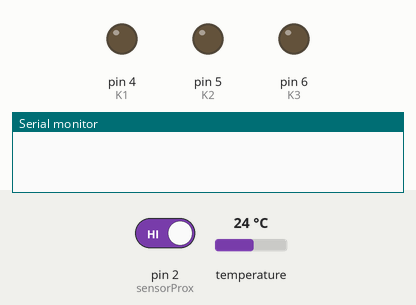
The sketch below on a simulated Arduino Uno, built with avr-gcc and run on an emulated ATmega328P. Shown: output pins drawn as LEDs (lit = HIGH), the last lines printed to the serial monitor. The test bench sets the inputs (shaded band); at power-on: pin 2 (sensorProx) HIGH, temperature 24 °C.

Above: at 0.1 s.
At 18.0 s:
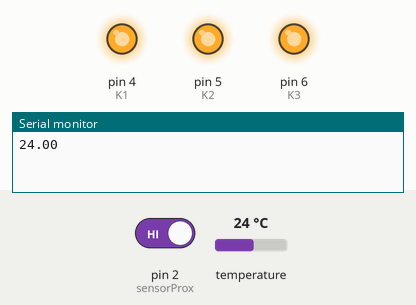
18.1 s: pin 2 (sensorProx) driven LOW
Timing chart, 0 to 21.1 s (numbered marks = the images above; inputs shaded):
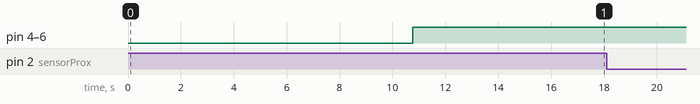

The sketch:

Arduino-temp.ino
```cpp
#include <OneWire.h>
#include <DallasTemperature.h>

#define K1 4
#define K2 5
#define K3 6
#define sensorProx 2
#define ONE_WIRE_BUS 10

OneWire oneWire(ONE_WIRE_BUS);
DallasTemperature sensors(&oneWire);
DeviceAddress sensor1;
float temp=0;
float kp=50, ki=0.1, kd=1;
float p=0, i=0, d=0, pid=0;
float  erro=0, t=0, setpoint=50;

void setup()
{
    Serial.begin(9600);
    sensors.begin();
    sensors.getAddress(sensor1, 0);
    pinMode(K1, OUTPUT);
    pinMode(K2, OUTPUT);
    pinMode(K3, OUTPUT);
    pinMode(sensorProx, INPUT_PULLUP);
    digitalWrite(K1, LOW);
    digitalWrite(K2, LOW);
    digitalWrite(K3, LOW);
    attachInterrupt(digitalPinToInterrupt(sensorProx), flag, FALLING);
}

void loop()
{
    if(millis()%10000==0)
    {
      sensors.requestTemperatures();
      temp = sensors.getTempC(sensor1);
      Serial.println(temp);
      erro=setpoint-temp;
      float delta = ((millis()-t))/1000;
      t = millis();
      p = kp*erro;
      i = ki*erro*delta;
      d = (kd*erro)/delta;
      pid = p + i + d;
      if(pid<0)
      {
        digitalWrite(K1, LOW);
        digitalWrite(K2, LOW);
        digitalWrite(K3, LOW);
      }
      else if((pid>0)&&(pid<10))
      {
        digitalWrite(K1, HIGH);
        digitalWrite(K2, LOW);
        digitalWrite(K3, LOW);
      }
      else if((pid>10)&&(pid<50))
      {
        digitalWrite(K1, HIGH);
        digitalWrite(K2, HIGH);
        digitalWrite(K3, LOW);
      }
      else
      {
        digitalWrite(K1, HIGH);
        digitalWrite(K2, HIGH);
        digitalWrite(K3, HIGH);
      }
    }
}

void flag()
{
  Serial.println("FLAG");
}
```
